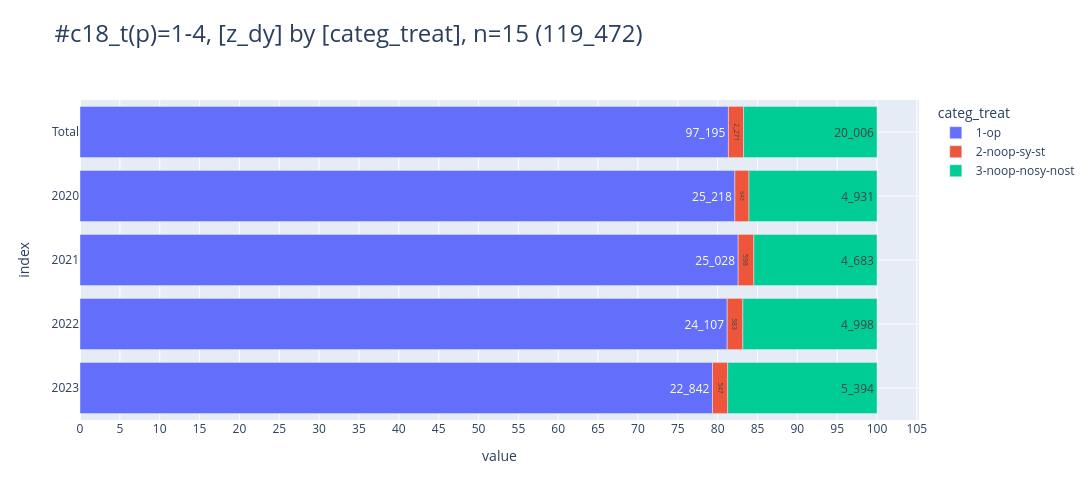

The notebook cell saved with this chart:
### Markdown cell above
### <a id='toc1_7_2_'></a>[Operation erfolgt nach Jahren](#toc0_)
- Filter: `C18` und pathologisches T in 1-4
- `categ_treat`
  - `1-op` - OP dokumentiert
  - `2-noop-sy-st` - keine OP dokumentiert, aber ST oder SYST
  - `3-noop-nosy-nost` - keine Behandlung dokumentiert

### Code cell
df = (
    db_colon.filter(
        "z_icd10_3d in ('C18') and z_t_p_1 in ('1','2','3','4')"
    )
    .project("""--sql
            *,
            case 
                when tum_has_op then '1-op' 
                when not tum_has_op and z_tum_sy_count > 0 or z_tum_st_count > 0 then '2-noop-sy-st' 
                when not tum_has_op and z_tum_sy_count = 0 and z_tum_st_count = 0 then '3-noop-nosy-nost' 
                else '9-unknown' end as categ_treat
    """)
    .aggregate("z_dy::text as z_dy, categ_treat, count(distinct z_tum_id) as cnt_tum")
    .to_df()
)
_=pls.plot_stacked_bars(
    df,
    relative=True,
    show_total=True,
    orientation="h",
    height=500,
    caption="c18_t(p)=1-4",
)

### Figure 1 — Plotly figure (JSON) as saved in the notebook; plotly's stock layout.template omitted (floating-point values rounded to 4 significant figures)
{"data": [{"hovertemplate": "col=1-op<br>value=%{x}<br>index=%{y}<br>cnt_str=%{text}<extra></extra>", "legendgroup": "1-op", "marker": {"color": "#636EFA", "pattern": {"shape": ""}}, "name": "1-op", "orientation": "h", "showlegend": true, "text": ["97_195", "25_218", "25_028", "24_107", "22_842"], "textposition": "auto", "type": "bar", "x": [97195, 25218, 25028, 24107, 22842], "xaxis": "x", "y": [" Total", "2020", "2021", "2022", "2023"], "yaxis": "y"}, {"hovertemplate": "col=2-noop-sy-st<br>value=%{x}<br>index=%{y}<br>cnt_str=%{text}<extra></extra>", "legendgroup": "2-noop-sy-st", "marker": {"color": "#EF553B", "pattern": {"shape": ""}}, "name": "2-noop-sy-st", "orientation": "h", "showlegend": true, "text": ["2_271", "543", "598", "583", "547"], "textposition": "auto", "type": "bar", "x": [2271, 543, 598, 583, 547], "xaxis": "x", "y": [" Total", "2020", "2021", "2022", "2023"], "yaxis": "y"}, {"hovertemplate": "col=3-noop-nosy-nost<br>value=%{x}<br>index=%{y}<br>cnt_str=%{text}<extra></extra>", "legendgroup": "3-noop-nosy-nost", "marker": {"color": "#00CC96", "pattern": {"shape": ""}}, "name": "3-noop-nosy-nost", "orientation": "h", "showlegend": true, "text": ["20_006", "4_931", "4_683", "4_998", "5_394"], "textposition": "auto", "type": "bar", "x": [20006, 4931, 4683, 4998, 5394], "xaxis": "x", "y": [" Total", "2020", "2021", "2022", "2023"], "yaxis": "y"}], "layout": {"barmode": "relative", "barnorm": "percent", "height": 500, "legend": {"title": {"text": "categ_treat"}, "tracegroupgap": 0, "traceorder": "normal"}, "title": {"font": {"size": 24}, "text": "#c18_t(p)=1-4, [z_dy] by [categ_treat], n=15 (119_472)", "xanchor": "left", "y": 0.95, "yanchor": "top"}, "width": 2000, "xaxis": {"anchor": "y", "domain": [0, 1], "dtick": 5, "gridwidth": 1, "showgrid": true, "title": {"text": "value"}}, "yaxis": {"anchor": "x", "categoryarray": ["2023", "2022", "2021", "2020", " Total"], "categoryorder": "array", "domain": [0, 1], "gridwidth": 1, "showgrid": true, "title": {"text": "index"}}}}
